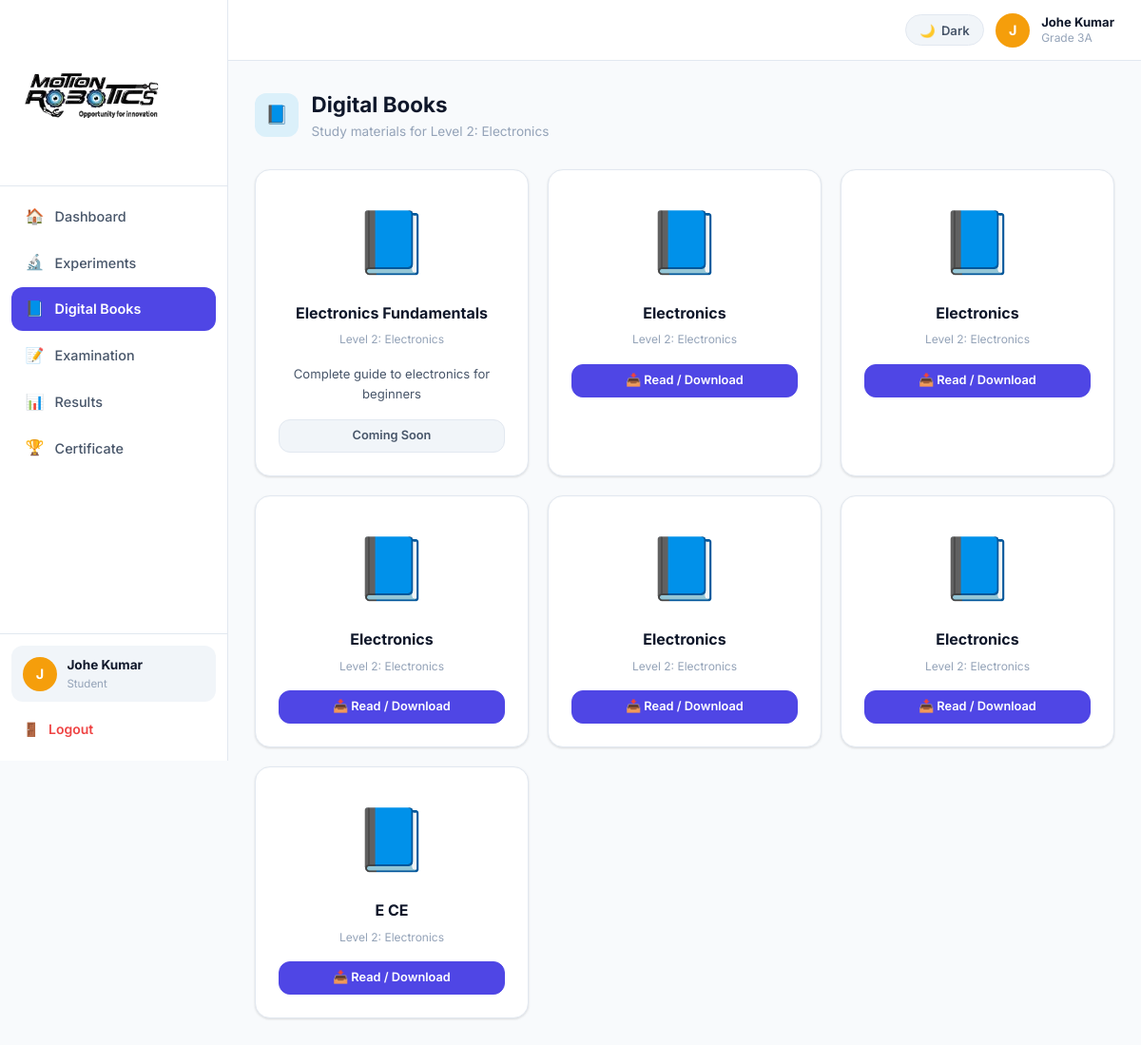
The app's page /student/books (signed in) with its own data.
### app.py (models this page shows, shortened)
class User(db.Model):
    id            = db.Column(db.Integer, primary_key=True)
    username      = db.Column(db.String(80), unique=True, nullable=False)
    email         = db.Column(db.String(120), unique=True, nullable=False)
    password_hash = db.Column(db.String(200), nullable=False)
    role          = db.Column(db.String(20), nullable=False)   # admin / teacher / student
    full_name     = db.Column(db.String(120))
    phone         = db.Column(db.String(20))
    school_name   = db.Column(db.String(120))
    roll_number   = db.Column(db.String(40))
    avatar_color  = db.Column(db.String(20), default='#4F46E5')
    is_active     = db.Column(db.Boolean, default=True)
    created_at    = db.Column(db.DateTime, default=datetime.utcnow)

class StudentClass(db.Model):
    id         = db.Column(db.Integer, primary_key=True)
    student_id = db.Column(db.Integer, db.ForeignKey('user.id'), nullable=False)
    class_id   = db.Column(db.Integer, db.ForeignKey('class.id'), nullable=False)
    student    = db.relationship('User', backref='student_classes')

class Class(db.Model):
    id              = db.Column(db.Integer, primary_key=True)
    name            = db.Column(db.String(100), nullable=False)
    school_name     = db.Column(db.String(120))
    robotics_level  = db.Column(db.String(80))   # one of ROBOTICS_LEVELS or None
    created_at      = db.Column(db.DateTime, default=datetime.utcnow)
    teacher_classes = db.relationship('TeacherClass', backref='cls', cascade='all,delete-orphan')
    student_classes = db.relationship('StudentClass', backref='cls', cascade='all,delete-orphan')

class DigitalBook(db.Model):
    id          = db.Column(db.Integer, primary_key=True)
    title       = db.Column(db.String(200), nullable=False)
    level       = db.Column(db.String(80))
    description = db.Column(db.Text)
    file_path   = db.Column(db.String(300))
    file_name   = db.Column(db.String(200))
    cover_emoji = db.Column(db.String(10), default='📘')
    created_at  = db.Column(db.DateTime, default=datetime.utcnow)

### app.py (the view)
@app.route('/student/books')
@role_required('student')
def student_books():
    student = get_current_user()
    sc      = StudentClass.query.filter_by(student_id=student.id).first()
    level   = sc.cls.robotics_level if sc and sc.cls else None
    books   = DigitalBook.query.filter_by(level=level).all() if level else []
    return render_template('student/books.html', books=books, level=level)

### app.py (called while the page is built)
@app.context_processor
def inject_enumerate():
    return dict(enumerate=enumerate)

def role_required(*roles):
    def dec(f):
        @wraps(f)
        def d(*a, **kw):
            if 'user_id' not in session: return redirect(url_for('login'))
            if session.get('role') not in roles:
                flash('Access denied.', 'error')
                return redirect(url_for('dashboard'))
            return f(*a, **kw)
        return d
    return dec

def get_current_user():
    if 'user_id' in session: return User.query.get(session['user_id'])
    return None

@app.context_processor
def inject_globals():
    return dict(current_user=get_current_user(), ROBOTICS_LEVELS=ROBOTICS_LEVELS)

### templates/student/books.html (shortened to what this page needs)
{% extends 'student/base_student.html' %}
{% block content %}
<div class="page-header">
  <div class="page-title-wrap">
    <div class="page-icon" style="background:rgba(14,165,233,.12); color:var(--secondary);">📘</div>
    <div><div class="page-h1">Digital Books</div><div class="page-sub">Study materials for {{ level or 'your level' }}</div></div>
  </div>
</div>
{% if books %}
<div style="display:grid; grid-template-columns:repeat(auto-fill,minmax(220px,1fr)); gap:1.25rem;">
  {% for b in books %}
  <div class="card" style="text-align:center;">
    <div style="font-size:4rem; margin-bottom:.75rem;">{{ b.cover_emoji }}</div>
    <div class="fw-700" style="font-size:1rem; margin-bottom:.3rem;">{{ b.title }}</div>
    <div class="text-xs text-muted mb-2">{{ b.level or 'All levels' }}</div>
    {% if b.description %}<div class="text-sm" style="color:var(--text2); margin-bottom:1rem;">{{ b.description }}</div>{% endif %}
    {% if b.file_path %}
    <a href="{{ url_for('serve_upload', filename=b.file_path) }}" class="btn btn-primary btn-sm w-full" style="justify-content:center;" target="_blank">📥 Read / Download</a>
    {% else %}
    <span class="btn btn-ghost btn-sm w-full" style="justify-content:center; cursor:default;">Coming Soon</span>
    {% endif %}
  </div>
  {% endfor %}
</div>
{% else %}
<div class="card"><div class="empty-state">
  <span class="empty-icon">📘</span>
  <div class="empty-title">No books available yet</div>
  <div class="empty-desc">Digital books for your level will appear here once added by admin.</div>
</div></div>
{% endif %}
{% endblock %}

### templates/student/base_student.html (shortened to what this page needs)
<!DOCTYPE html>
<html lang="en" data-theme="light">
<head>
  <link rel="stylesheet" href="{{ url_for('static', filename='css/main.css') }}">
</head>
<body>
<div class="app-layout">
  <aside class="sidebar" id="sidebar">
    <div class="sidebar-brand">
      <img src="{{ url_for('static', filename='logo.png') }}" alt="Motion Robotics" class="sidebar-logo">
    </div>
    <nav class="sidebar-nav">
      <a href="{{ url_for('student_dashboard') }}"    class="nav-link {% if request.endpoint=='student_dashboard' %}active{% endif %}"><span class="icon">🏠</span> Dashboard</a>
      <a href="{{ url_for('student_experiments') }}"  class="nav-link {% if request.endpoint=='student_experiments' %}active{% endif %}"><span class="icon">🔬</span> Experiments</a>
      <a href="{{ url_for('student_books') }}"        class="nav-link {% if request.endpoint=='student_books' %}active{% endif %}"><span class="icon">📘</span> Digital Books</a>
      <a href="{{ url_for('student_exams') }}"        class="nav-link {% if request.endpoint in ('student_exams','student_take_exam') %}active{% endif %}"><span class="icon">📝</span> Examination</a>
      <a href="{{ url_for('student_results') }}"      class="nav-link {% if request.endpoint in ('student_results','student_exam_result') %}active{% endif %}"><span class="icon">📊</span> Results</a>
      <a href="{{ url_for('student_certificate') }}"  class="nav-link {% if request.endpoint=='student_certificate' %}active{% endif %}"><span class="icon">🏆</span> Certificate</a>
    </nav>
    <div class="sidebar-footer">
      {% if current_user %}
      <div class="user-card">
        <div class="avatar" style="background:{{ current_user.avatar_color }};">
          {{ (current_user.full_name or current_user.username)[0].upper() }}
        </div>
        <div>
          <div class="user-name">{{ current_user.full_name or current_user.username }}</div>
          <div class="user-role">Student</div>
        </div>
      </div>
      {% endif %}
      <a href="{{ url_for('logout') }}" class="logout-link"><span>🚪</span> Logout</a>
    </div>
  </aside>
  <div class="main-area">
    <header class="topbar">
      <div class="topbar-right">
        <button class="theme-btn" onclick="toggleTheme()">
          <span class="theme-icon">🌙</span>
          <span class="theme-label">Dark</span>
        </button>
        {% if current_user %}
        <div class="avatar" style="background:{{ current_user.avatar_color }}; cursor:default;">
          {{ (current_user.full_name or current_user.username)[0].upper() }}
        </div>
        <div style="line-height:1.3;">
          <div class="fw-700 text-sm">{{ current_user.full_name or current_user.username }}</div>
          <div class="text-xs text-muted">
            {% for sc in current_user.student_classes %}{{ sc.cls.name }}{% endfor %}
          </div>
        </div>
        {% endif %}
      </div>
    </header>
    <main class="page-content">{% block content %}{% endblock %}</main>
  </div>
</div>
</body>
</html>

### records on screen
User: full_name "J", full_name "Johe Kumar"
StudentClass: cls.name "Grade 3A"
Class: robotics_level "Level 2: Electronics"
DigitalBook: cover_emoji "📘", title "Electronics Fundamentals", level "Level 2: Electronics", description "Complete guide to electronics for beginners", shows "Coming Soon"
DigitalBook: cover_emoji "📘", title "Electronics", level "Level 2: Electronics"
DigitalBook: cover_emoji "📘", title "Electronics", level "Level 2: Electronics"
DigitalBook: cover_emoji "📘", title "Electronics", level "Level 2: Electronics"
DigitalBook: cover_emoji "📘", title "Electronics", level "Level 2: Electronics"
DigitalBook: cover_emoji "📘", title "Electronics", level "Level 2: Electronics"
DigitalBook: cover_emoji "📘", title "E CE", level "Level 2: Electronics"
